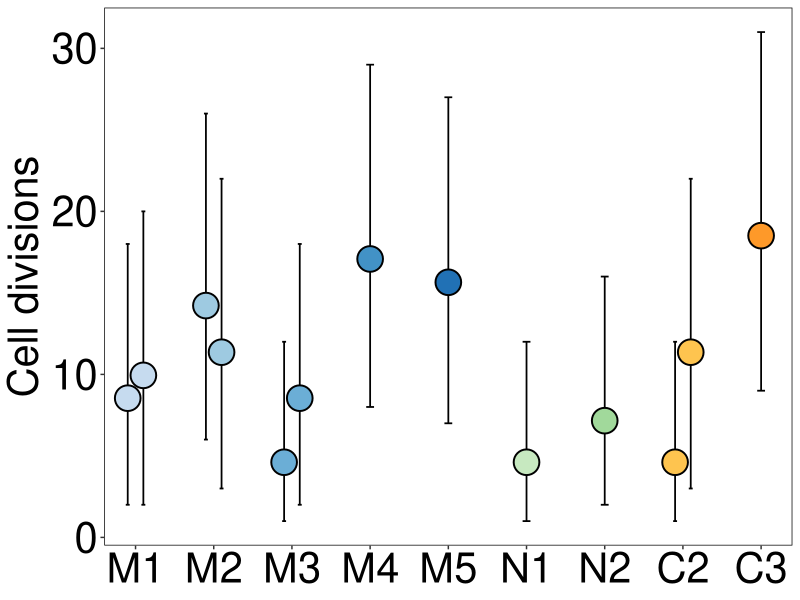

Reproduce this figure in R.
library(ggplot2)
library(RColorBrewer)
library(dplyr)

data <- read.csv("cell_division.txt", sep='\t', header=TRUE,stringsAsFactors=FALSE)

mycolor1 <- c(brewer.pal(9,"Blues")[3:7])
mycolor2 <- c(brewer.pal(9,"Greens")[3:4])
mycolor3 <- c(brewer.pal(9,"YlOrBr")[4:5])
mycolor <- c(mycolor1,mycolor2,mycolor3)
data$family <- factor(data$family,levels=c("M1","M2","M3","M4","M5","N1","N2","N3","C1","C2","C3"),ordered = TRUE)

pic <- ggplot(data, aes(x=family, fill = family))+
    geom_errorbar(aes(ymin = CI_lower, ymax = CI_upper, group = interaction(family, node)),position = position_dodge(width = 0.4), width = 0.1, color = "black", linewidth = 0.6) +
    geom_point(aes(y = mean_proportion, group = interaction(family, node), fill = family), position = position_dodge(width = 0.4),shape = 21,size = 8, color = "black", stroke = 1)+
    scale_fill_manual(values=mycolor)+
    scale_x_discrete(expand = expansion(add = 0.4))+
    theme_bw()+
    theme(panel.grid = element_blank(),text = element_text(size = 30),axis.text = element_text(size = 30,color = "black"),legend.text = element_text(size = 30,color = "black"), legend.position="none",panel.border = element_rect(color = "black")) +
    labs(y="Cell divisions", x = NULL)
